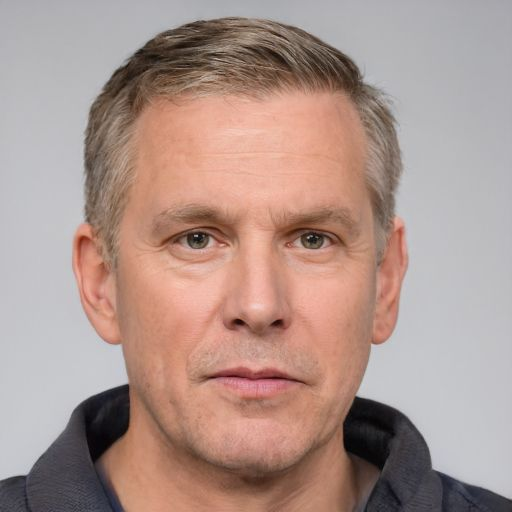
#> input picture resources/man.jpg, 512 x 512 px, found by its file name
$ python 1.py
#> lines starting #> are read from the running program, lines starting #| are printed output that depends on the picture; after the words box and inside, x2 and y2 are one past the last pixel; in counts of white or black regions, pixels touching at a corner belong together
import cv2
import numpy as np

img = cv2.imread("resources/man.jpg")
#> img is the input picture: shape (512, 512, 3); mean B, G, R 141.1, 148.9, 173.7
kernel = np.ones((5,5), np.uint8)


imgGray = cv2.cvtColor(img, cv2.COLOR_BGR2GRAY)
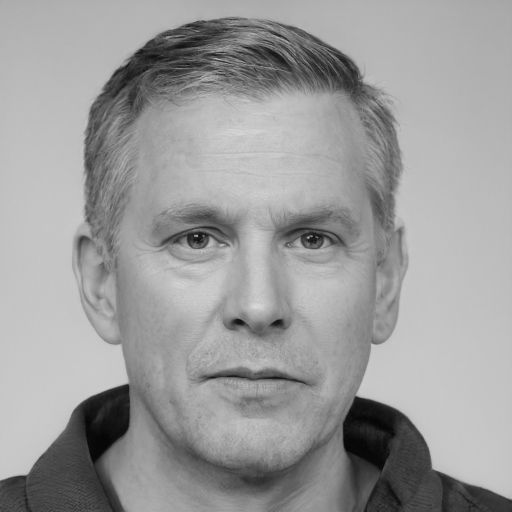
#> imgGray: shape (512, 512); min 3, max 219, mean 155.4
imgBlur = cv2.GaussianBlur(imgGray, (9,9),0)
imgCanny = cv2.Canny(img, 150, 200)
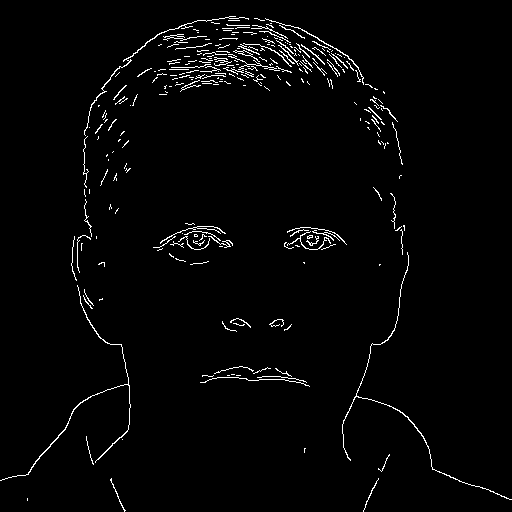
#> imgCanny: shape (512, 512); 2.2% white in thin lines or dots
imgDialation = cv2.dilate(imgCanny, kernel, iterations = 1)
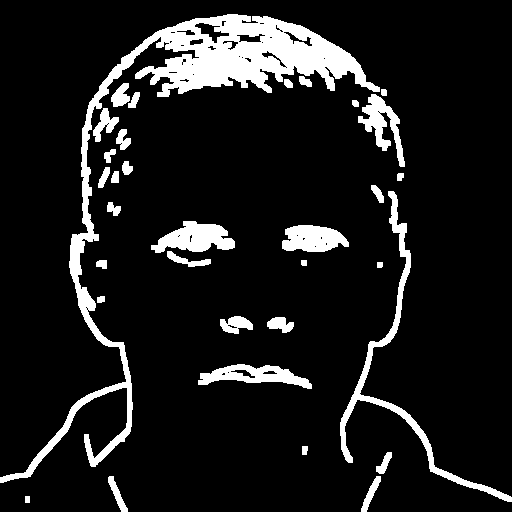
#> imgDialation: shape (512, 512); 10.8% white; 33 white regions, largest, box (x1, y1, x2, y2) and area: (0, 14, 380, 483) 15690, (340, 191, 512, 502) 3155, (151, 221, 235, 253) 1635
imgEroded = cv2.erode(imgDialation, kernel, iterations = 1)
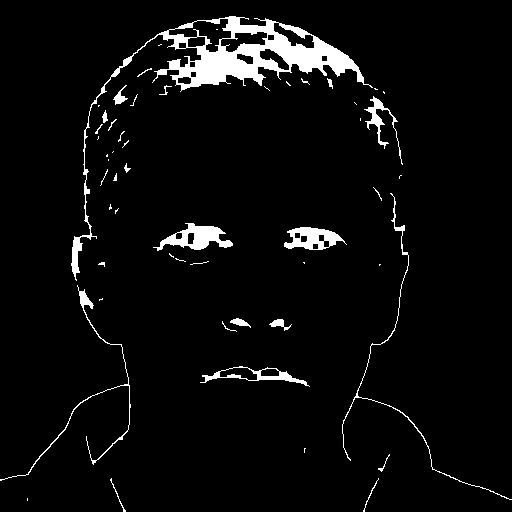
#> imgEroded: shape (512, 512); 4.6% white; 53 white regions (31 under 20 px), largest, box (x1, y1, x2, y2) and area: (71, 16, 373, 281) 6968, (153, 223, 233, 251) 995, (284, 227, 347, 250) 811


cv2.imshow("Canny Image", imgCanny)
cv2.imshow("Dilation Image", imgDialation)
cv2.imshow("Eroded Image", imgEroded)
cv2.waitKey(0)

$ run again, with resources/cards.jpg copied over resources/man.jpg
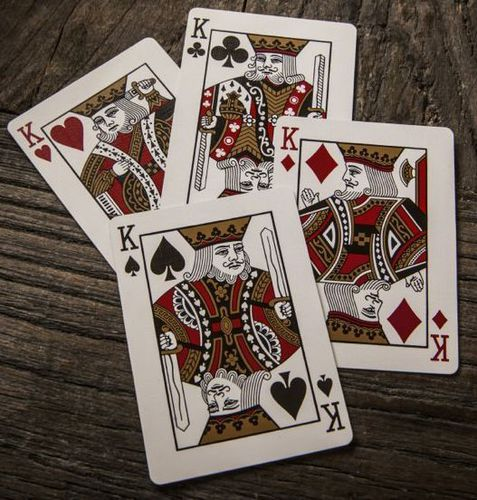
#> input picture resources/cards.jpg, 477 x 500 px, found by its file name
#> img is the input picture: shape (500, 477, 3); mean B, G, R 88.1, 96.6, 109.6
#> `imgCanny = cv2.Canny(img, 150, 200)`:
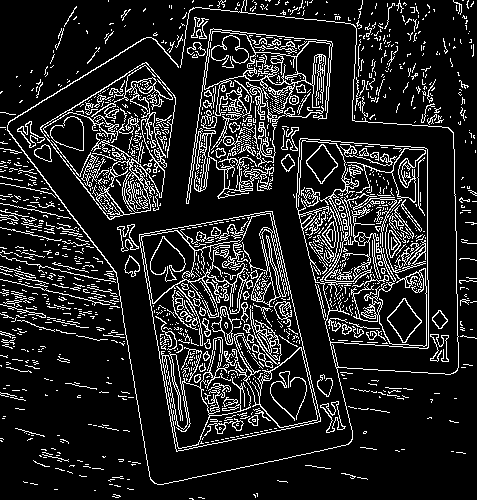
#> imgCanny: shape (500, 477); 13.8% white in thin lines or dots
#> imgDialation: shape (500, 477); 53.6% white; 318 black regions (196 under 20 px), largest, box (x1, y1, x2, y2) and area: (0, 317, 477, 500) 37905, (10, 10, 456, 482) 37371, (0, 0, 191, 112) 10632
#> `imgEroded = cv2.erode(imgDialation, kernel, iterations = 1)`:
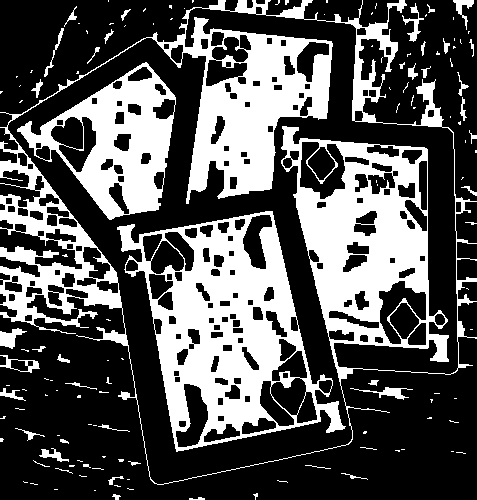
#> imgEroded: shape (500, 477); 33.4% white; 138 white regions (95 under 20 px), largest, box (x1, y1, x2, y2) and area: (0, 0, 477, 485) 44177, (117, 211, 346, 452) 21682, (17, 62, 176, 220) 10147
